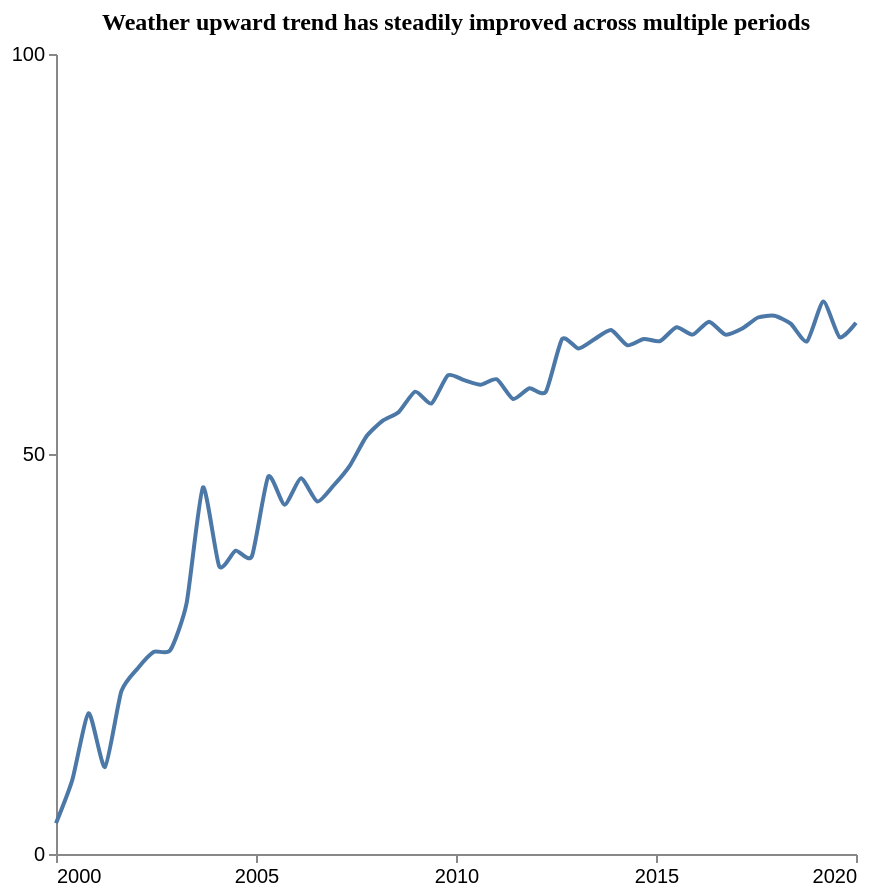

The specification (Vega-Lite) saved for this image:
### Vega-Lite specification from a JSON file in a GitHub repository (floating-point values rounded to 4 significant figures)
{"$schema": "https://vega.github.io/schema/vega-lite/v5.json", "description": "Pattern: Upward", "data": {"values": [{"X": 2000.0, "Y": 3.838}, {"X": 2000.0, "Y": 9.265}, {"X": 2001.0, "Y": 17.6}, {"X": 2001.0, "Y": 10.86}, {"X": 2002.0, "Y": 20.31}, {"X": 2002.0, "Y": 23.19}, {"X": 2002.0, "Y": 25.27}, {"X": 2003.0, "Y": 25.47}, {"X": 2003.0, "Y": 31.35}, {"X": 2004.0, "Y": 45.83}, {"X": 2004.0, "Y": 35.95}, {"X": 2004.0, "Y": 37.92}, {"X": 2005.0, "Y": 37.23}, {"X": 2005.0, "Y": 47.18}, {"X": 2006.0, "Y": 43.65}, {"X": 2006.0, "Y": 46.97}, {"X": 2007.0, "Y": 44.06}, {"X": 2007.0, "Y": 46.06}, {"X": 2007.0, "Y": 48.56}, {"X": 2008.0, "Y": 52.16}, {"X": 2008.0, "Y": 54.15}, {"X": 2009.0, "Y": 55.26}, {"X": 2009.0, "Y": 57.79}, {"X": 2009.0, "Y": 56.32}, {"X": 2010.0, "Y": 59.84}, {"X": 2010.0, "Y": 59.23}, {"X": 2011.0, "Y": 58.66}, {"X": 2011.0, "Y": 59.34}, {"X": 2011.0, "Y": 56.88}, {"X": 2012.0, "Y": 58.22}, {"X": 2012.0, "Y": 57.76}, {"X": 2013.0, "Y": 64.37}, {"X": 2013.0, "Y": 63.19}, {"X": 2013.0, "Y": 64.38}, {"X": 2014.0, "Y": 65.5}, {"X": 2014.0, "Y": 63.59}, {"X": 2015.0, "Y": 64.38}, {"X": 2015.0, "Y": 64.11}, {"X": 2016.0, "Y": 65.85}, {"X": 2016.0, "Y": 64.92}, {"X": 2016.0, "Y": 66.54}, {"X": 2017.0, "Y": 64.93}, {"X": 2017.0, "Y": 65.65}, {"X": 2018.0, "Y": 67.06}, {"X": 2018.0, "Y": 67.28}, {"X": 2018.0, "Y": 66.29}, {"X": 2019.0, "Y": 64.1}, {"X": 2019.0, "Y": 69.05}, {"X": 2020.0, "Y": 64.58}, {"X": 2020.0, "Y": 66.4}]}, "mark": {"type": "line", "interpolate": "cardinal", "tension": 0.4}, "encoding": {"x": {"field": "X", "type": "quantitative", "title": "", "axis": {"grid": false, "format": "d", "values": [2000, 2005, 2010, 2015, 2020], "tickSize": 4}, "scale": {"domain": [2000, 2020]}}, "y": {"field": "Y", "type": "quantitative", "title": "", "axis": {"grid": false, "format": "d", "values": [0, 50, 100], "tickSize": 4, "tickOpacity": 1}, "scale": {"domain": [0, 100]}}}, "title": {"text": "Weather upward trend has steadily improved across multiple periods", "anchor": "middle", "font": "Tahoma", "fontSize": 12}, "config": {"lineBreak": "^", "view": {"stroke": null}}, "height": 400, "width": 400, "autosize": "pad"}
